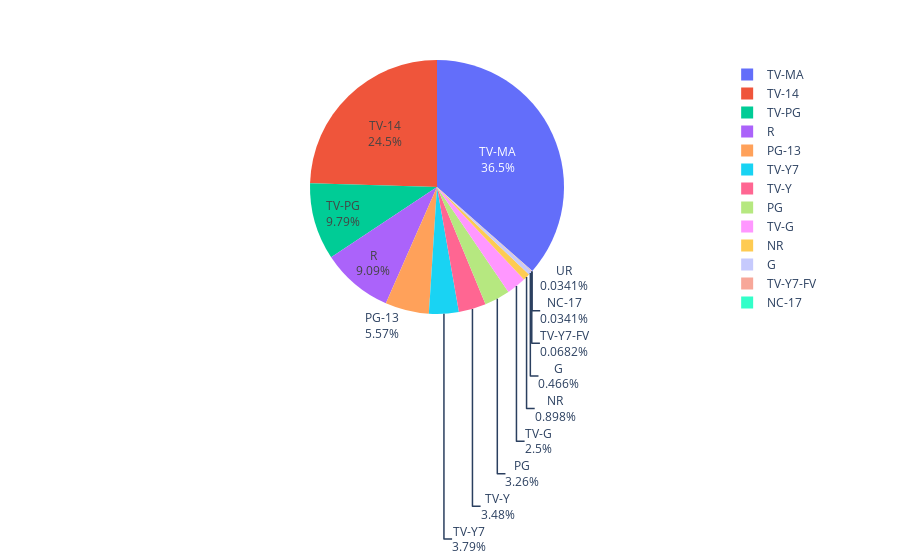

Here is the notebook cell this chart was saved with:
### Markdown cell above
# Pie chart for the movie & TV shows rating

### Code cell
plot = px.pie(df, values=df['rating'].value_counts().values, names=df['rating'].value_counts().index)
plot.update_traces(text=df['rating'].value_counts().index)
plot.show()

### Figure 1 — Plotly figure (JSON) as saved in the notebook; plotly's stock layout.template omitted (floating-point values rounded to 4 significant figures)
{"data": [{"domain": {"x": [0, 1], "y": [0, 1]}, "hovertemplate": "label=%{label}<br>value=%{value}<extra></extra>", "labels": ["TV-MA", "TV-14", "TV-PG", "R", "PG-13", "TV-Y7", "TV-Y", "PG", "TV-G", "NR", "G", "TV-Y7-FV", "NC-17", "UR"], "legendgroup": "", "name": "", "showlegend": true, "text": ["TV-MA", "TV-14", "TV-PG", "R", "PG-13", "TV-Y7", "TV-Y", "PG", "TV-G", "NR", "G", "TV-Y7-FV", "NC-17", "UR"], "type": "pie", "values": [3209, 2157, 861, 799, 490, 333, 306, 287, 220, 79, 41, 6, 3, 3]}], "layout": {"legend": {"tracegroupgap": 0}, "margin": {"t": 60}}}
